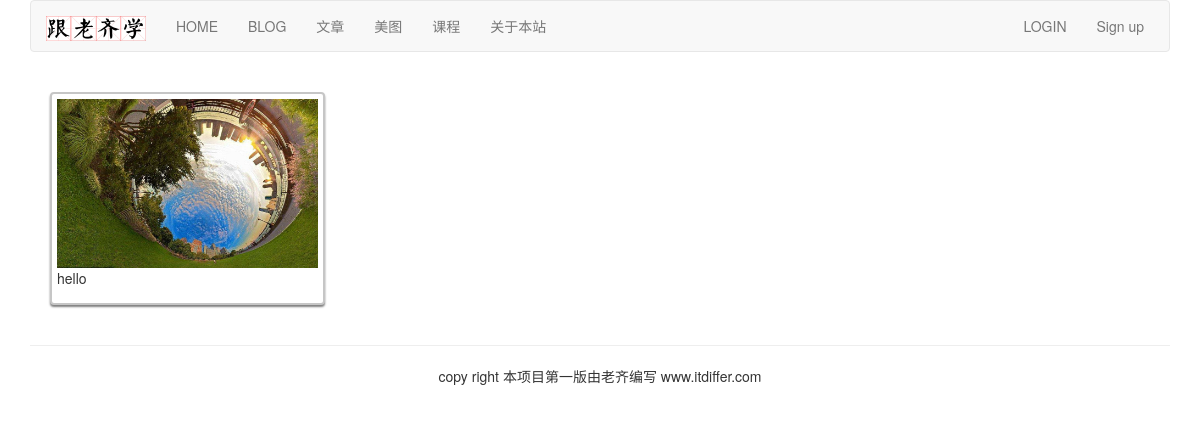
The page /image/images/ on the database as committed earlier.
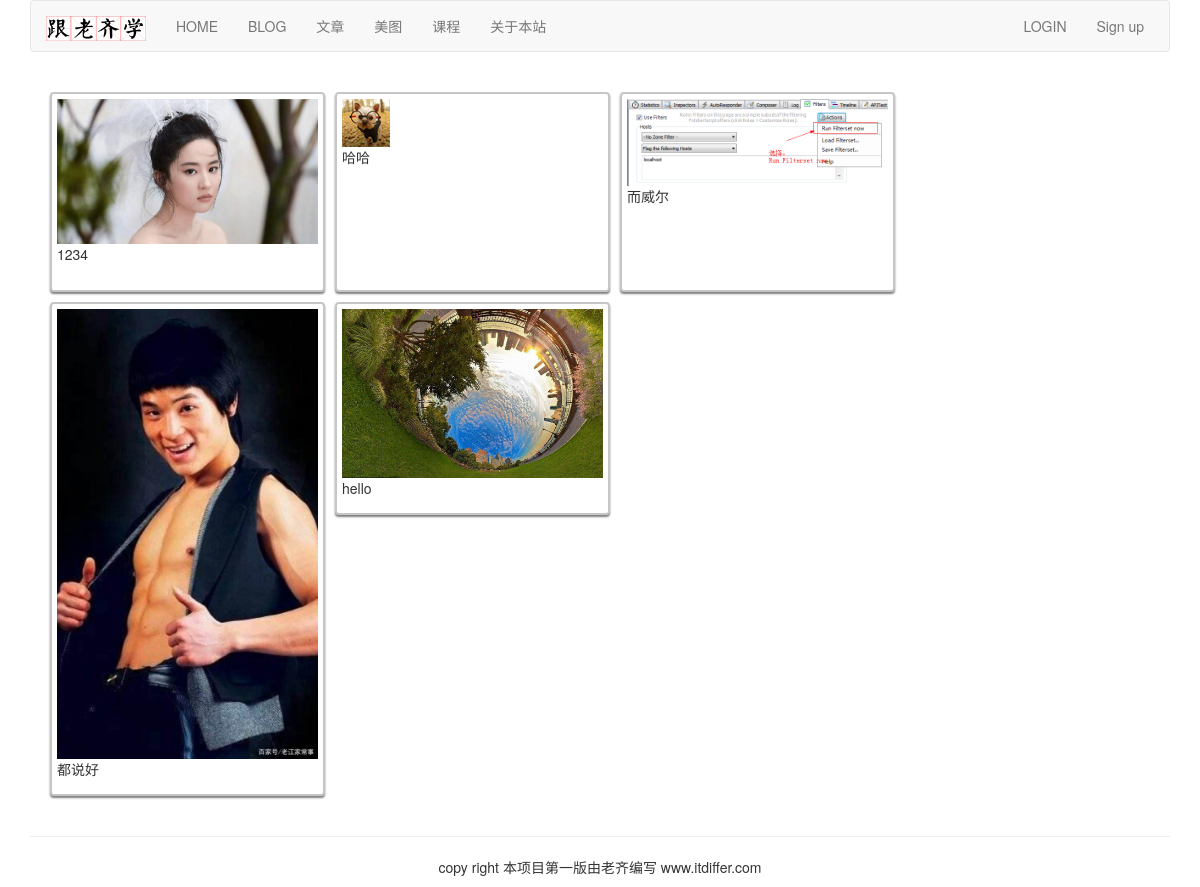
The same page on the database as committed later.
### image/models.py (models this page shows, shortened)
class Image(models.Model):
    user = models.ForeignKey(User, on_delete=models.CASCADE, related_name="images")
    title = models.CharField(max_length=300)
    url = models.URLField()
    slug = models.SlugField(max_length=500, blank=True)
    description = models.TextField(blank=True)
    created = models.DateField(auto_now_add=True, db_index=True)
    image = models.ImageField(upload_to='images/%Y/%m/%d')  # image有长宽高

### image/views.py (the view)
# urls.py: path('images/', views.falls_images, name="falls_images"),  # 瀑布图片
def falls_images(request):
    images = Image.objects.all()
    return render(request, 'image/falls_images.html', {"images": images})

### templates/image/falls_images.html (shortened to what this page needs)
{% extends "base.html" %}
{% load static %}
{% block content %}
<div class="container">
    <link rel="stylesheet" href="{% static 'css/mansory-style.css' %}" type="text/css" />
    <div id="my-gallery-container">
        {% for image in images %}
        <div class="falls_item h200" data-order="{{image.id}}">
            <a href="javascript:void(0)" onclick="displayImage('{{image.user}}', '{{image.title}}','{{image.image.url}}', '{{image.description}}','{{request.get_host}}')">
                <img src="{{ image.image.url }}">
            </a>
            <p>{{ image.title }}</p>
        </div>
        {% endfor %}
    </div>
</div>
{% endblock %}

### templates/base.html (shortened to what this page needs)
{% load static %} <!DOCTYPE html>
<html lang="zh-cn">
<head>
    <link rel="stylesheet" href="{% static 'css/bootstrap.css' %}">
</head>
    <body>
        {% include "header.html" %}
        <div class="container">
            {% block content %}
            {% endblock %}
        </div>
        {% include "footer.html" %}
    </body>
</html>

### templates/header.html (shortened to what this page needs)
{% load static %}
<div class="container">
    <nav class="navbar navbar-default" role="navigation">
        <div class="navbar-header">
            <a class="navbar-brand" href="http://www.itdiffer.com">
                <img src="{% static '/images/logo.png' %}" width="100px">
            </a>
        </div>
        <div>
            <ul class="nav navbar-nav" role="navigation">
                <li><a href="{% url 'home' %}">HOME</a></li>
                <li><a href="{% url 'blog:blog_title' %}">BLOG</a></li>
                <li><a href="{% url 'article:article_titles' %}">文章</a></li>
                <li><a href="{% url 'image:falls_images' %}">美图</a></li>
                <li><a href="{% url 'course:course_list' %}">课程</a></li>
                <li><a href="{% url 'course:about'%}">关于本站</a></li>
            </ul>
            <ul class="nav navbar-nav navbar-right" style="margin-right:10px">
                {% if user.is_authenticated %}
                <li>
                    <div class="dropdown" style="margin-top:8px">
                        <button class='btn btn-default dropdown-toggle' type='button' id='dropdownMenu' data-toggle='dropdown'>{{ user.username }}
                            <span class='caret'></span>
                        </button>
                        <ul class="dropdown-menu">
                            <li><a href="{% url 'account:password_change' %}">修改密码</a></li>
                            <li><a href="{% url 'account:my_information' %}">个人信息</a></li>
                            <li><a href="{% url 'article:article_column' %}">后台管理</a></li>
                        </ul>
                    </div>
                </li>
                <li><a href="{% url 'account:user_logout' %}">Logout</a></li>
                {% else %}
                <li><a href="{% url 'account:user_login' %}">LOGIN</a></li>
                <li><a href="{% url 'account:user_register' %}">Sign up</a></li>
                {% endif %}
            </ul>
        </div>
    </nav>
</div>

### templates/footer.html
<div class="container"> <hr>
    <p class="text-center">copy right 本项目第一版由老齐编写 www.itdiffer.com</p>
</div>

### static/css/mansory-style.css (style rules this page uses)
#my-gallery-container { background-color: #ededed; }
.falls_item { border: #c6c6c6 2px solid; width: 100%; background-color: white; min-height: 100px; padding: 5px; margin: 10px 0px; box-shadow: rgba(0, 0, 0, 0.5) 0px 2px 2px; border-radius: 4px;, }
.falls_item.h200 { width: 100%; min-height: 200px; }
.falls_item img { max-width: 100%; }

Rows that differ between the two databases and show on the page:
added Image: image (picture), title "都说好"
added Image: image (picture), title "而威尔"
added Image: image (picture), title "哈哈"
added Image: image (picture), title "1234"
